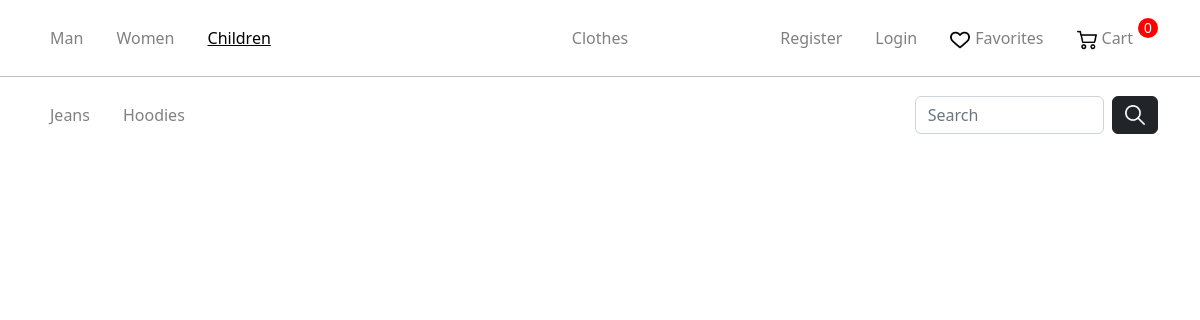
Page /category/children/shorts on the earlier database version.
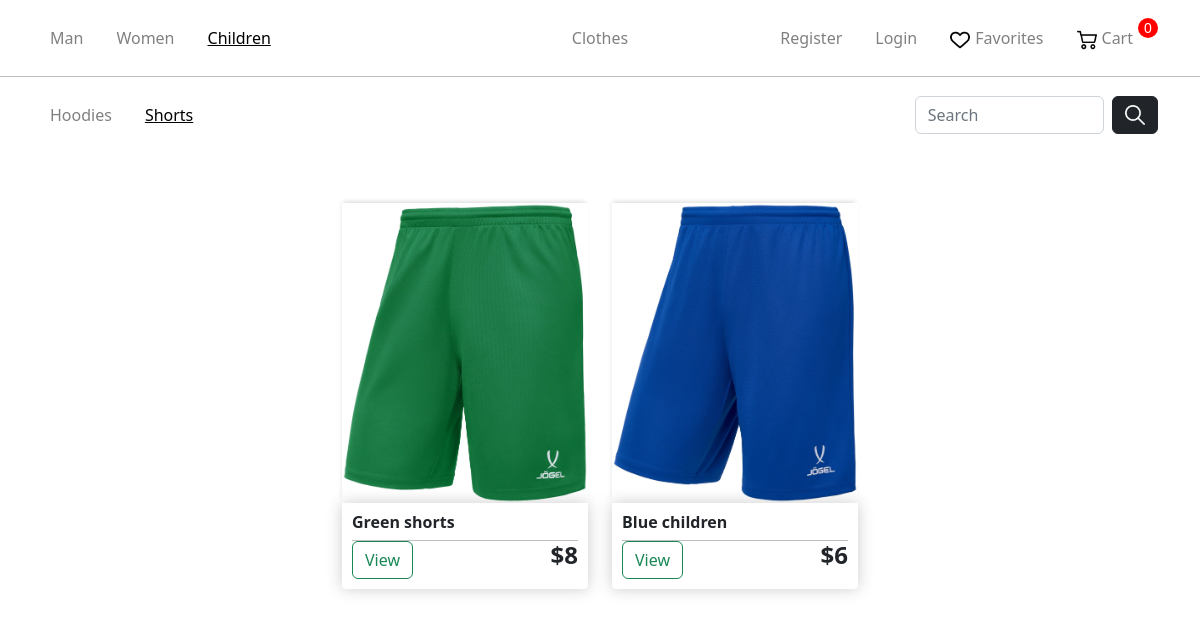
Same page on the later database version.
### store/models.py (models this page shows, shortened)
class Gender(models.Model):
    name = models.CharField(max_length=100, db_index=True)
    slug = models.SlugField(max_length=255, unique=True, db_index=True)
    categories_id = models.ManyToManyField('Category')
    def get_absolute_url(self):
        return reverse('gender', kwargs={'gender_slug': self.slug})

class Category(models.Model):
    name = models.CharField(max_length=100, db_index=True)
    slug = models.SlugField(max_length=255, unique=True, db_index=True)

class Product(models.Model):
    AVAILABILITY =(
        ('Y', 'В наличии'),
        ('N', 'Нет в наличии'),
    )
    name = models.CharField(max_length=255)
    slug = models.SlugField(max_length=255, unique=True, db_index=True)
    description = models.TextField(blank=True)
    discount = models.BooleanField(default=False)
    price = models.IntegerField()
    price_discount = models.IntegerField(blank=True)
    photo = models.ImageField(upload_to="photos")
    availability = models.CharField(max_length=1,choices = AVAILABILITY,default = '')
    cat = models.ForeignKey('Category', on_delete=models.PROTECT)
    gender = models.ForeignKey('Gender', on_delete=models.PROTECT)
    sizes = models.ManyToManyField('Size')

### store/views.py (the view)
# urls.py: path('category/<slug:gender_slug>/<slug:category_slug>',views.category, name="category"),
def category(request, gender_slug,category_slug):
    search_input = request.GET.get('search_area')
    gender = Gender.objects.get(slug=gender_slug)
    cat = Category.objects.get(slug=category_slug)
    cats = gender.categories_id.all()
    if search_input:
        products = Product.objects.filter(gender=gender, cat=cat, name__icontains=search_input)
    else:
        products = Product.objects.filter(gender=gender, cat=cat)
    context = {
            "cats": cats,
            "products" : products,
    }
    context = get_user_context(context,request)
    context["gender_selected"] = gender
    context["cat_selected"] = cat
    return render(request, 'store/category.html', context)

### store/templatetags/store_tags.py (called while the page is built)
@register.simple_tag(name='getcatsurl')
def get_categoriesURL(gender, cat):
    return reverse('category', kwargs={'category_slug': cat.slug, 'gender_slug': gender.slug})

### store/utils.py (called while the page is built)
def get_user_context(dict,request):
    context = dict
    genders = Gender.objects.all()
    ordered = 1
    if not request.user.is_authenticated:
        ordered = 0
    else:
        order_qs = Order.objects.filter(user=request.user, ordered=False)
        if order_qs.exists():
            context["order"] = order_qs[0]
        else:
            ordered = 0
    context["genders"] = genders
    context["gender_selected"] = -1
    context["cat_selected"] = -1
    context["ordered"] = ordered
    return context

### store/templates/store/category.html (shortened to what this page needs)
{% extends 'store/layout.html' %}
{% load static %}
{% load store_tags %}
{% block categories %}
    <nav class="navbar navbar-expand-sm navbar-dark sec-nav">
    <div class="container justify-content-center">
        <ul class="nav navbar-nav w-100 flex-nowrap">
	        {% for cat in cats%}
	            <li class="nav-item active">
		        {%if cat == cat_selected%}
		            <p class="nav-link-selected lk" >{{cat.name}}</p>
		        {%else%}
		            {% getcatsurl gender=gender_selected cat=cat as URL%}
                    <a class="nav-link lk" href="{{URL}}" >{{cat.name}}</a>
		        {%endif%}
		    {% endfor %}
	            </li>
        </ul>
        <form class="d-flex" role="search" id="search-form">
        <input class="form-control search-input me-2" type="search" placeholder="Search" aria-label="Search" name ="search_area" value="{{ search_input }}">
        <button type="submit" class="btn btn-dark"><img src="../../static/store/img/loupe.png" alt="Loupe Icon"></button>
        </form>
    </div>
    </nav>
{% endblock %}
{% block content %}
    <link rel="stylesheet" href="{% static 'store/css/CategoriesCartCheckout.css' %}">
	<div style="display: flex; flex-wrap: wrap; width: 90%; margin: 50px auto;" class="row">
		{%for product in products%}
		<div style="width: 274px; height: 300px; flex-basis: 25%; max-width: 274px; margin-bottom: 112px;" class="col-lg-4">
			<img style="height: 300px;" class="thumbnail" src="{{product.photo.url}}">
			<div class="box-element product">
				<h6><strong>{{product.name}}</strong></h6>
				<hr>
				<a class="btn btn-outline-success" href="{% url 'product' product_slug=product.slug %}">View</a>
				<h4 style="display: inline-block; float: right"><strong>${{product.price}}</strong></h4>
			</div>
		</div>
		{%endfor%}
	</div>
{% endblock %}

### store/templates/store/layout.html (shortened to what this page needs)
{% load static %}
<!doctype html>
<html lang="en">
<head>
    <link rel="stylesheet" href="https://cdn.jsdelivr.net/npm/bootstrap@5.2.3/dist/css/bootstrap.min.css">
    <link rel="stylesheet" href="{% static 'store/css/main.css' %}">
</head>
<body>
    <nav class="navbar navbar-expand-sm navbar-dark main-nav">
    <div class="container justify-content-center">
        <ul class="nav navbar-nav w-100 flex-nowrap">
            {% for gender in genders%}
            <li class="nav-item active">
                {%if gender == gender_selected%}
                <p class="nav-link-selected lk" >{{gender.name}}</p>
                {%else%}
                <a class="nav-link lk" href="{{gender.get_absolute_url}}">{{gender.name}}</a>
                {%endif%}
            {% endfor %}
        </ul>
        <ul class="nav navbar-nav justify-content-center">
            <li class="nav-item"><a class="nav-link" href="{% url 'main' %}">Clothes</a></li>
        </ul>
        <ul class="nav navbar-nav w-100 justify-content-end">
            {% if request.user.is_authenticated %}
            <li class="nav-item">
                <a class="nav-link lk" href="{% url 'logout' %}">Logout</a>
            </li>
            {%else%}
            <li class="nav-item">
                <a class="nav-link lk" href="{% url 'register' %}">Register</a>
            </li>
            <li class="nav-item">
                <a class="nav-link lk" href="{% url 'login' %}">Login</a>
            </li>
            {%endif%}
            <li class="nav-item">
                <a class="nav-link lk icon" href="{% url 'liked' %}"><img src="../../static/store/img/heart.png" alt="Heart Icon">Favorites</a>
            </li>
            <li class="nav-item">
                {%if not ordered%}
                    <p class="cart-total">0</p>
                {%else%}
                    <p class="cart-total">{{order.products.count}}</p>
                {%endif%}
                <a class="nav-link lk icon" href="{% url 'cart' %}"><img src="../../static/store/img/shopping-cart.png" alt="Cart Icon">Cart</a>
            </li>
        </ul>
    </div>
    </nav>
    <hr class="nav">
    {% block categories %}{% endblock %}
    {% block content %}
    {% endblock %}
</body>
</html>

Differences in the rows shown:
no longer on this page (row unchanged): Category: name "Jeans"
now on this page (row unchanged): Category: name "Shorts"
added Product: photo (picture), name "Green shorts", price "8"
added Product: photo (picture), name "Blue children", price "6"
